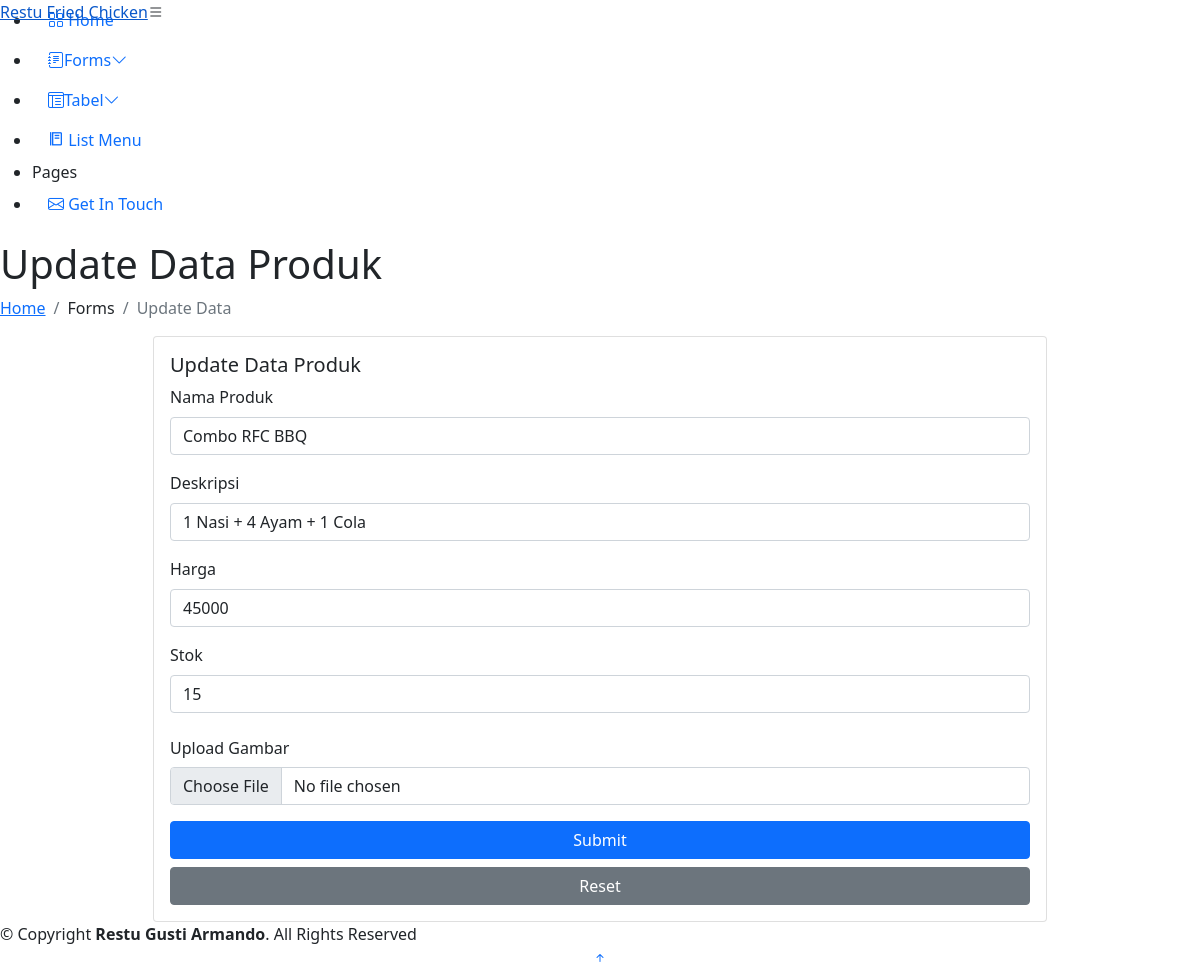
Page /update.php?id=1 on the committed database.
### tables this page shows
CREATE TABLE IF NOT EXISTS `produk` (
  `id` int(11) NOT NULL AUTO_INCREMENT,
  `nama` varchar(100) NOT NULL,
  `deskripsi` varchar(100) NOT NULL,
  `harga` int(12) NOT NULL,
  `stok` int(12) NOT NULL,
  `gambar` varchar(100) NOT NULL,
  PRIMARY KEY (`id`)
);

### update.php (the view, shortened to what this page needs)
<?php
require 'function.php';
$id_update = $_GET['id'];
$data_update = mysqli_query($koneksi,"SELECT * FROM produk WHERE id = '$id_update'");
while($produk = mysqli_fetch_array($data_update)) { ?>
<!DOCTYPE html>
<html lang="en">
<head>
  <link href="assets/vendor/bootstrap/css/bootstrap.min.css" rel="stylesheet">
  <link href="assets/vendor/bootstrap-icons/bootstrap-icons.css" rel="stylesheet">
  <link href="assets/vendor/boxicons/css/boxicons.min.css" rel="stylesheet">
  <link href="assets/vendor/quill/quill.snow.css" rel="stylesheet">
  <link href="assets/vendor/quill/quill.bubble.css" rel="stylesheet">
  <link href="assets/vendor/remixicon/remixicon.css" rel="stylesheet">
  <link href="assets/vendor/simple-datatables/style.css" rel="stylesheet">
  <link href="assets/css/style.css" rel="stylesheet">
</head>
<body>
  <header id="header" class="header fixed-top d-flex align-items-center">
    <div class="d-flex align-items-center justify-content-between">
      <a href="index.php" class="logo d-flex align-items-center">
        <span class="d-none d-lg-block">Restu Fried Chicken</span>
      </a>
      <i class="bi bi-list toggle-sidebar-btn"></i>
    </div>
  </header>
  <aside id="sidebar" class="sidebar">
    <ul class="sidebar-nav" id="sidebar-nav">
      <li class="nav-item">
        <a class="nav-link " href="index.php">
          <i class="bi bi-grid"></i>
          <span>Home</span>
        </a>
      </li>
      <li class="nav-item">
        <a class="nav-link collapsed" data-bs-target="#forms-nav" data-bs-toggle="collapse" href="#">
          <i class="bi bi-journal-text"></i><span>Forms</span><i class="bi bi-chevron-down ms-auto"></i>
        </a>
      </li>
      <li class="nav-item">
        <a class="nav-link collapsed" data-bs-target="#tables-nav" data-bs-toggle="collapse" href="#">
          <i class="bi bi-layout-text-window-reverse"></i><span>Tabel</span><i class="bi bi-chevron-down ms-auto"></i>
        </a>
      </li>
      <li class="nav-item">
        <a class="nav-link collapsed" href="menu.php">
        <i class='bx bx-food-menu'></i>
          <span>List Menu</span>
        </a>
      </li>
      <li class="nav-heading">Pages</li>
      <li class="nav-item">
        <a class="nav-link collapsed" href="pages-contact.php">
          <i class="bi bi-envelope"></i>
          <span>Get In Touch</span>
        </a>
      </li>
    </ul>
  </aside>
  <main id="main" class="main">
    <div class="pagetitle">
      <h1>Update Data Produk</h1>
      <nav>
        <ol class="breadcrumb">
          <li class="breadcrumb-item"><a href="index.php">Home</a></li>
          <li class="breadcrumb-item">Forms</li>
          <li class="breadcrumb-item active">Update Data</li>
        </ol>
      </nav>
    </div>
    <section class="section">
      <div class="row">
        <div class="col-lg-12 aligns-items-center justify-content-center w-75 mx-auto">
          <div class="card">
            <div class="card-body">
              <h5 class="card-title">Update Data Produk</h5>
              <form class="row g-3" method="POST">
                <div class="col-12">
                  <label for="inputName" class="form-label">Nama Produk</label>
                  <input type="text" class="form-control" id="inputName" name="nama_produk" value="<?php echo $produk ["nama"]; ?>">
                </div>
                <div class="col-12">
                  <label for="inputDeskripsi" class="form-label">Deskripsi</label>
                  <input type="text" class="form-control" id="inputDeskripsi" name="deskripsi_produk" value="<?php echo $produk ["deskripsi"]; ?>">
                </div>
                <div class="col-12">
                  <label for="inputHarga" class="form-label">Harga</label>
                  <input type="text" class="form-control" id="inputHarga" name="harga_produk" value="<?php echo $produk ["harga"]; ?>">
                </div>
                <div class="col-12">
                  <label for="inputStok" class="form-label">Stok</label>
                  <input type="text" class="form-control" id="inputStok" name="stok_produk" value="<?php echo $produk ["stok"]; ?>">
                </div>
                <div class="col-12">
                  <label class="col-sm-2 col-form-label">Upload Gambar</label>
                  <div class="col-sm-12">
                  <input class="form-control" type="file" id="formFile" name="gambar" value="<?php echo $produk ["gambar"]; ?>">
                  </div>
                </div>
                <div class="text-center d-grid gap-2">
                  <button type="submit" name="update" class="btn btn-primary">Submit</button>
                  <button type="reset" class="btn btn-secondary">Reset</button>
                </div>
              </form>
              <?php } ?>
            </div>
          </div>
        </div>
      </div>
    </section>
  </main>
  <footer id="footer" class="footer">
    <div class="copyright">
      &copy; Copyright <strong><span>Restu Gusti Armando</span></strong>. All Rights Reserved
    </div>
  </footer>
  <a href="#" class="back-to-top d-flex align-items-center justify-content-center"><i class="bi bi-arrow-up-short"></i></a>
</body>
</html>

### rows in the picture
produk: nama_produk "Combo RFC BBQ", deskripsi_produk "1 Nasi + 4 Ayam + 1 Cola", harga_produk "45000", stok_produk "15"
